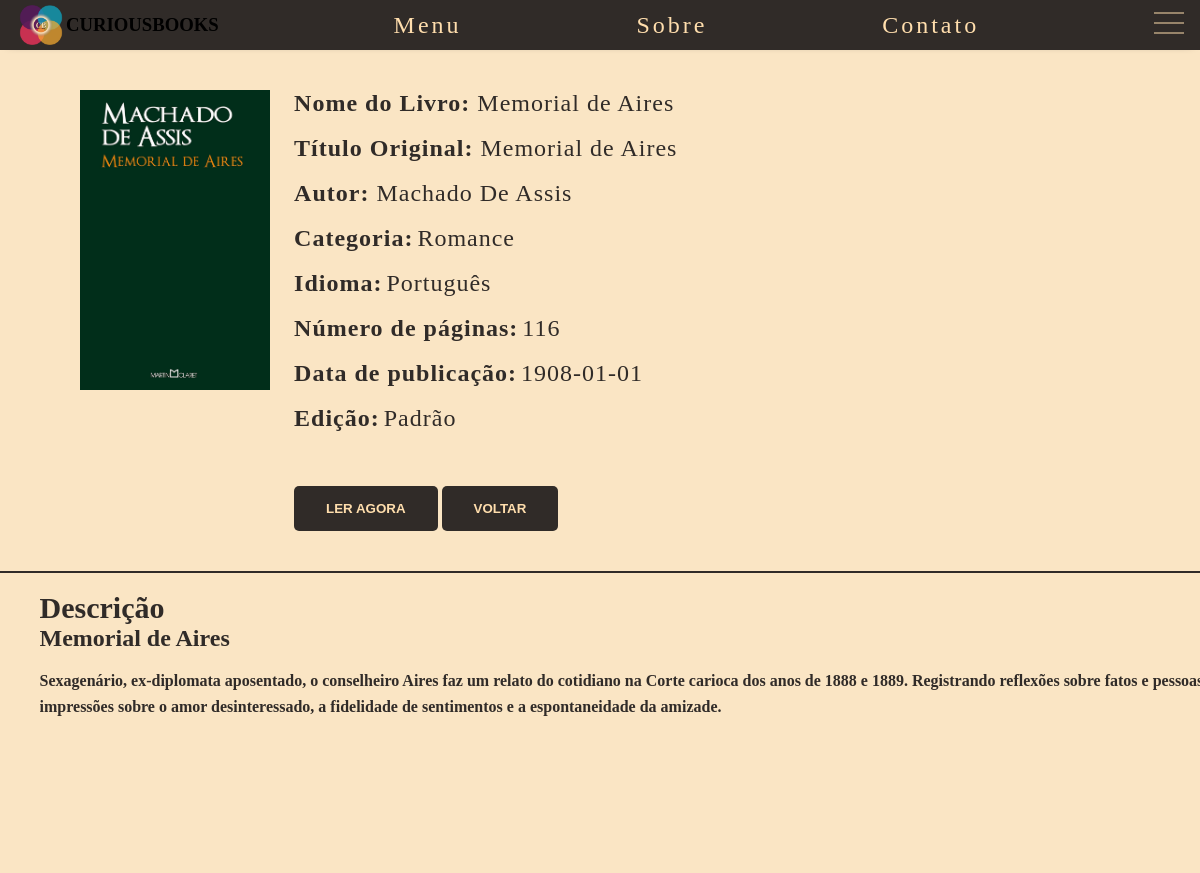
Screenshot of /html-php/inform-book.php?id=59 with the database file from the repository.
### tables this page shows
CREATE TABLE `cad_livros` (
  `id` int(12) NOT NULL,
  `nome` varchar(100) NOT NULL,
  `titulo` varchar(150) DEFAULT NULL,
  `autor` varchar(80) NOT NULL,
  `FK_categ` varchar(100) NOT NULL,
  `idio` varchar(100) NOT NULL,
  `pag` int(11) NOT NULL,
  `data` varchar(10) NOT NULL,
  `edi` varchar(150) DEFAULT NULL,
  `descr` varchar(7000) NOT NULL,
  `image` varchar(500) NOT NULL,
  `livro` varchar(7000) NOT NULL
);

### html-php/inform-book.php (the view, shortened to what this page needs)
<!DOCTYPE html>
<html lang="pt-BR">
<head>
    <link rel="stylesheet" href="../css/style.CSS">
</head>
<?php
$id=$_GET['id'];
include_once('conexao.php');
$sqlconsulta = "SELECT * FROM cad_livros WHERE id = '$id' ";
$resultado = mysqli_query($mysqli, $sqlconsulta);
if (!$resultado) {
    echo 'Erro';
    die('<b>Query Inválida:</b>' . mysqli_error($mysqli));
    } else {
    $num = mysqli_num_rows($resultado);
    if ($num==0){
    echo "<b>Livro não existe !!!!<br><br>";
    exit;
    }else{
$dados = mysqli_fetch_assoc($resultado);
  }
}
$image = $dados['image'];
$livro = $dados['livro'];
?>
<body>
<div class="container">
  <header class="header">
    <div class="logo">
      <img src="../imgs/logo.png" alt="Logotipo do curiousbooks" width="50" height="40">
      <h3>CURIOUSBOOKS</h3>
    </div>
    <a class="active" href="index.php"><label>Menu</label></a>
    <a href="sobre.html"><label>Sobre</label></a>
    <a href="contato.html"><label>Contato</label></a>
    <div class="icon-menu">
      <svg width="30" height="30" viewBox="0 0 30 30" fill="none" xmlns="http://www.w3.org/2000/svg">
        <line class="firstline" x1="0" y1="5" x2="37" y2="5" stroke="#FFDEAD"/>
        <line class="secondline" y1="15" x2="30" y2="15" stroke="#FFDEAD"/>
        <line class="thirdline" y1="25" x2="37" y2="25" stroke="#FFDEAD"/>
      </svg>
    </div>
  </header>
  <form action="show" name="info-book" method="GET">
    <section class="dados">
		  <div class="cont">
        <img src="<?= "./capas/".$image?>" alt="About us" weight="100px" height="300px">
        <div class="dados-text">
          <div class="full-box">
            <label for="nome">Nome do Livro: </label>
            <input type="text" name="nome" id="nome" value="<?php echo $dados['nome']; ?>" readonly>
          </div>
          <br>
          <div class="full-box">
            <label for="titulo">Título Original: </label>
            <input type="text" name="titulo" id="titulo" value="<?php echo $dados['titulo']; ?>" readonly>
          </div>
          <br>
          <div class="half-box spacing">
            <label for="autor">Autor: </label>
            <input type="text" name="autor" id="autor" value="<?php echo $dados['autor']; ?>" readonly>
          </div>
          <br>
          <div class="half-box">
            <label for="categ">Categoria:</label>
            <input type="text" name="categ" id="categ" value="<?php echo $dados['FK_categ']; ?>" readonly>
          </div>
          <br>
          <div class="full-box">
            <label for="idioma">Idioma:</label>
            <input type="text" name="idioma" id="idioma" value="<?php echo $dados['idio']; ?>" readonly>
          </div>
          <br>
          <div class="full-box">
            <label for="pag">Número de páginas:</label>
            <input type="number" name="pag" id="pag" value="<?php echo $dados['pag']; ?>" readonly>
          </div>
          <br>
          <div class="full-box">
            <label for="data">Data de publicação:</label>
            <input type="text" name="data" id="data" value="<?php echo $dados['data']; ?>" readonly>
          </div>
          <br>
          <div class="full-box">
            <label for="edic">Edição:</label>
            <input type="text" name="edic" id="edic" value="<?php echo $dados['edi']; ?>" readonly>
          </div>
          <br>
          <br>
          <br>
          <a href="<?="./livro/".$livro?>" target="_blank" ><button type="button" >Ler agora</button></a>
          <a href="index.php"><button type="button" name="voltar">Voltar</button></a>
        </div>
      </div>
    </section>
    <div class="linha">
	  </div>
	  <div class="descr">
      <div class="half-box spacing">
        <br>
        <label for="descr">Descrição</label>
        <br>
        <input type="text" name="nome" id="nome" value="<?php echo $dados['nome']; ?>" readonly>
        <textarea type="text" name="descr" id="descr" value="" rows="10" cols="50" readonly><?php echo $dados['descr']; ?>  </textarea>
        <br>
    <br>
    <br>
      </div>
    </div>
  </form>
</div>
</body>
</html>

### html-php/inform-book.php (style rules this page uses)
.dados { width: 100%; padding: 40px 5px; top: 0; }
.dados img { width: 20%; }
.dados-text { width: 100%; margin-left: 1.5em; }
.cont { width: 100%; max-width: 90%; margin: 0 75px; display: flex; align-items: left; justify-content: space-around; }
.dados-text input { color: #302B28; letter-spacing: 1px; line-height: 24px; font-size: 1.5rem; width: 100%; max-width: 60%; border: none; background: none; font-family: Georgia; }
.dados-text label { color: #302B28; letter-spacing: 1px; line-height: 24px; font-size: 1.5rem; font-family: Georgia; font-weight: bold; }
button { background-color:#302B28; color: #FFDEAD; text-decoration: none; border: 2px solid transparent; font-weight: bold; padding: 13px 30px; border-radius: 5px; transition: .4s; text-transform: uppercase; }
button:nth-child(1) { margin-left: 0; }
.linha { background: #302B28; height: 0.2vh; }
.descr { position: relative; width: 100%; height: 300px; display: flex; align-items: left; justify-content: left; border: none; }
.descr label { font-size: 30px; color: #302B28; font-weight: bold; margin-left: 5%; }
.descr input { color: #302B28; font-size: 25px; margin-bottom: 2px; line-height: 26px; margin-left: 5%; font-size: 1.5rem; width: 160%; border: none; background: none; font-family: Georgia; font-weight: bold; }
.descr textarea { color: #302B28; margin-bottom: 2px; line-height: 26px; margin-left: 5%; margin-top: 2%; text-align: left; font-size: 1rem; width: 180%; border: none; background: none; font-family: Georgia; font-weight: bold; }

### rows the page displays
cad_livros: image (picture), nome "Memorial de Aires", titulo "Memorial de Aires", autor "Machado De Assis", categ "Romance", idioma "Português", pag "116", data "1908-01-01", edic "Padrão", descr "Sexagenário, ex-diplomata aposentado, o conselheiro Aires faz um relato do cotidiano na Corte carioca dos anos de 1888 e 1889. Registrando reflexões sobre fatos e pessoas com as quais conviveu, tece impressões sobre o amor desinteressado, a fidelidade de sentimentos e a espontaneidade da amizade."
